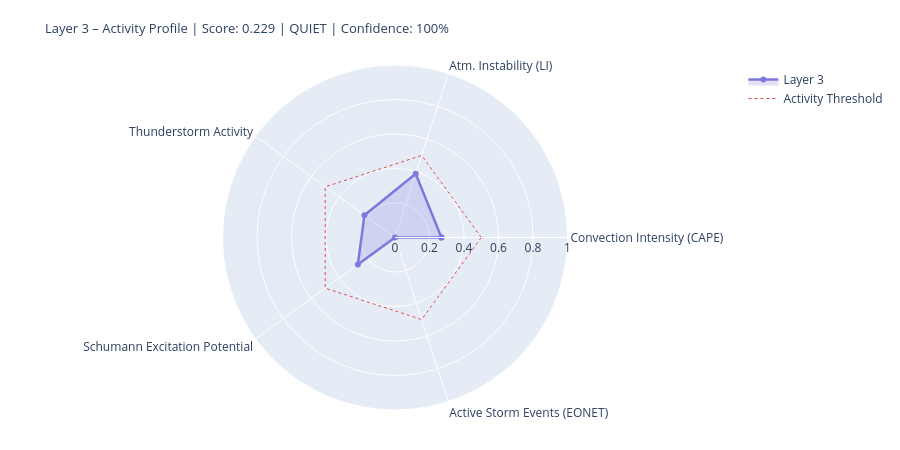

The notebook cell this image was saved under:
### Markdown cell above
---
## 4. State Assessment & Handoff to Layer 4/5

### Code cell
# ============================================================
# LAYER-3-SCORE
# Five dynamic components
# ============================================================

def norm(v, lo, hi):
    if v is None or (isinstance(v, float) and math.isnan(v)): return None
    return round(max(0.0, min(1.0, (v - lo) / (hi - lo))), 4)

# --- 1) Convection intensity (global CAPE mean) ---
cape_mean = df_atm['cape'].dropna().mean() if not df_atm.empty else None
conv_score = norm(cape_mean, 0, 3000)
conv_src   = 'primary' if cape_mean is not None else 'missing'

# --- 2) Atmospheric instability (LI mean) ---
li_mean   = df_atm['li'].dropna().mean() if not df_atm.empty else None
# Negative LI = unstable → higher score
instab_score = norm(-li_mean if li_mean is not None else None, -6, 6)
instab_src   = 'primary' if li_mean is not None else 'missing'

# --- 3) Thunderstorm activity (mean thunder score + WMO count) ---
thunder_mean = df_atm['thunder_score'].mean() if not df_atm.empty else None
n_thunder    = int(df_atm['thunderstorm'].sum()) if not df_atm.empty else 0
thunder_score_val = norm(
    (thunder_mean or 0) * 0.7 + n_thunder * 0.1, 0, 1.0
) if thunder_mean is not None else None
thunder_src = 'primary'

# --- 4) Schumann excitation potential (weighted Schumann contribution) ---
schumann_pot = df_atm['schumann_contribution'].mean() if not df_atm.empty else None
# Boosted by Layer-2 thunderstorm trigger
if schumann_pot is not None and l2_thunder:
    schumann_pot = min(1.0, schumann_pot * 1.2)
schumann_score = norm(schumann_pot, 0, 1.0) if schumann_pot is not None else None
schumann_src   = 'derived'

# --- 5) Storm activity (NASA EONET) ---
# Distinction: None = data not loaded, 0.0 = loaded but no events
storm_score = None
storm_src   = 'missing'
if raw.get('storms') is not None:          # API reached successfully
    storm_score = norm(len(storm_events), 0, 30) if storm_events else 0.0
    storm_src   = 'primary'

# X-Ray and Kp: context only, not in dynamic score
# (X-Ray = Layer-0/4 driver; Kp = geomagnetic index, not a lightning proxy)
xray_context = None
if raw.get('xray'):
    df_xc = pd.DataFrame(raw['xray'])
    fc = next((c for c in df_xc.columns
               if any(k in c.lower() for k in ['flux','long']) and 'time' not in c.lower()),
              df_xc.columns[1])
    df_xc[fc] = pd.to_numeric(df_xc[fc], errors='coerce')
    xray_last = df_xc[fc].dropna().iloc[-1] if not df_xc[fc].dropna().empty else None
    if xray_last:
        xray_class = ('X' if xray_last>=1e-4 else 'M' if xray_last>=1e-5
                      else 'C' if xray_last>=1e-6 else 'B')
        xray_context = {'flux': float(xray_last), 'class': xray_class}
        print(f'X-Ray context: {xray_class}-class ({xray_last:.2e} W/m²)')

# --- Aggregate ---
COMPONENTS = {
    'Convection Intensity (CAPE)':  {'score': conv_score,       'source': conv_src,    'dynamic': True},
    'Atm. Instability (LI)':         {'score': instab_score,     'source': instab_src,  'dynamic': True},
    'Thunderstorm Activity':              {'score': thunder_score_val, 'source': thunder_src, 'dynamic': True},
    'Schumann Excitation Potential':   {'score': schumann_score,   'source': schumann_src,'dynamic': True},
    'Active Storm Events (EONET)': {'score': storm_score,      'source': storm_src,   'dynamic': True},
}

available   = {k: v['score'] for k, v in COMPONENTS.items() if v['score'] is not None}
unavailable = [k for k, v in COMPONENTS.items() if v['score'] is None]
layer3_score = round(sum(available.values()) / len(available), 4) if available else None
confidence   = round(len(available) / len(COMPONENTS), 2)
level = ('unknown' if layer3_score is None
         else 'quiet'   if layer3_score < 0.3
         else 'moderate' if layer3_score < 0.6
         else 'active')
dominant_l3 = max(available, key=available.get) if available else 'none'

# --- Ausgabe ---
W = 68
print('=' * W)
print('LAYER 3 – ATMOSPHERE / WEATHER / THUNDERSTORMS – STATE ASSESSMENT')
print('=' * W)
for name, comp in COMPONENTS.items():
    s = comp['score']
    if s is not None:
        bar = '█' * int(s * 20) + '░' * (20 - int(s * 20))
        print(f'  {name:<36} {bar}  {s:.3f}  [{comp["source"]}]')
    else:
        print(f'  {name:<36} {"─" * 20}  n/a   [missing]')
print('-' * W)
print(f'  Score:        {layer3_score:.3f}  ({len(available)}/{len(COMPONENTS)} components)')
print(f'  Confidence:   {confidence:.0%}')
print(f'  Level:        {level.upper()}')
print(f'  Dominant:     {dominant_l3}')
print(f'  CAPE mean:    {cape_mean:.0f} J/kg' if cape_mean else '  CAPE mean:    n/a')
print(f'  LI mean:      {li_mean:.1f} K' if li_mean is not None else '  LI mean:      n/a')
print(f'  Thunderstorms:{n_thunder} points (WMO)  +  {len(storm_events)} NASA EONET')
print('=' * W)

# Radar
cats   = list(available.keys())
vals_r = list(available.values())
if len(cats) >= 3:
    fig = go.Figure()
    fig.add_trace(go.Scatterpolar(
        r=vals_r + [vals_r[0]], theta=cats + [cats[0]],
        fill='toself', fillcolor='rgba(127,119,221,0.22)',
        line=dict(color='#7F77DD', width=2.5), name='Layer 3'
    ))
    fig.add_trace(go.Scatterpolar(
        r=[0.5] * (len(cats)+1), theta=cats + [cats[0]],
        line=dict(color='#E24B4A', dash='dot', width=1),
        mode='lines', name='Activity Threshold'
    ))
    fig.update_layout(
        title=dict(
            text=f'Layer 3 – Activity Profile | Score: {layer3_score:.3f} | {level.upper()} | Confidence: {confidence:.0%}',
            font=dict(size=13)
        ),
        polar=dict(radialaxis=dict(visible=True, range=[0, 1])),
        height=450, showlegend=True,
        margin=dict(l=60, r=60, t=65, b=40)
    )
    fig.show()

### Figure 1 — Plotly figure (JSON) as saved in the notebook; plotly's stock layout.template omitted (floating-point values rounded to 4 significant figures)
{"data": [{"fill": "toself", "fillcolor": "rgba(127,119,221,0.22)", "line": {"color": "#7F77DD", "width": 2.5}, "name": "Layer 3", "r": [0.2693, 0.3883, 0.2191, 0.2662, 0.0, 0.2693], "theta": ["Convection Intensity (CAPE)", "Atm. Instability (LI)", "Thunderstorm Activity", "Schumann Excitation Potential", "Active Storm Events (EONET)", "Convection Intensity (CAPE)"], "type": "scatterpolar"}, {"line": {"color": "#E24B4A", "dash": "dot", "width": 1}, "mode": "lines", "name": "Activity Threshold", "r": [0.5, 0.5, 0.5, 0.5, 0.5, 0.5], "theta": ["Convection Intensity (CAPE)", "Atm. Instability (LI)", "Thunderstorm Activity", "Schumann Excitation Potential", "Active Storm Events (EONET)", "Convection Intensity (CAPE)"], "type": "scatterpolar"}], "layout": {"height": 450, "margin": {"b": 40, "l": 60, "r": 60, "t": 65}, "polar": {"radialaxis": {"range": [0, 1], "visible": true}}, "showlegend": true, "title": {"font": {"size": 13}, "text": "Layer 3 – Activity Profile | Score: 0.229 | QUIET | Confidence: 100%"}}}
